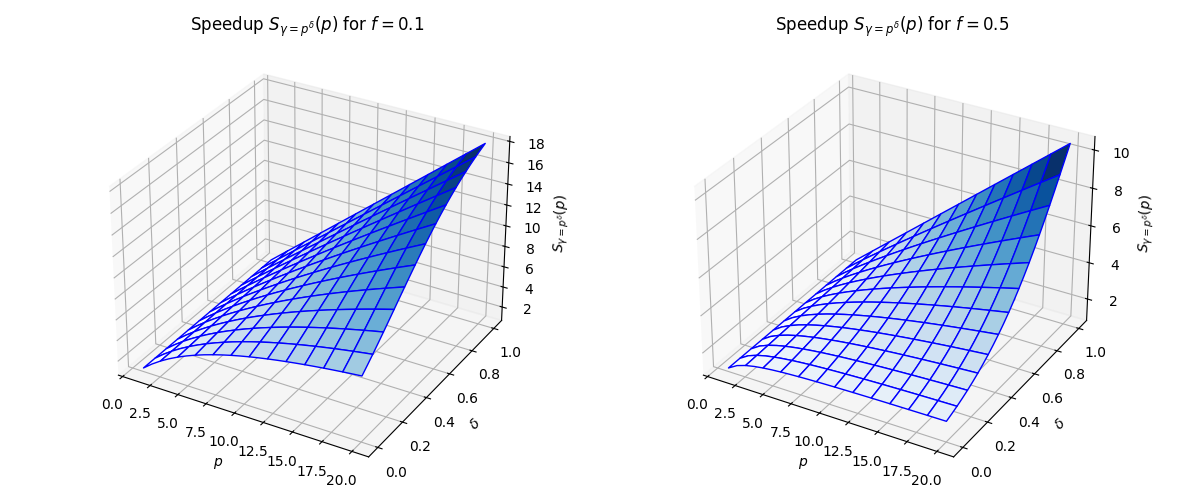

This chart was generated by the following Python code:
import numpy as np
import matplotlib.pyplot as plt
from mpl_toolkits.mplot3d import Axes3D
from typing import Optional


# Speedup function
def speedup(p: np.ndarray, f: float, delta: np.ndarray) -> np.ndarray:
    return (f + (1 - f) * p**delta) / (f + (1 - f) * p ** (delta - 1))


p_values: np.ndarray = np.linspace(1, 20, 25)
delta_values: np.ndarray = np.linspace(0, 1, 25)

P: np.ndarray
Delta: np.ndarray
P, Delta = np.meshgrid(p_values, delta_values)

# Compute speedup for f = 0.1 and f = 0.5
S_01: np.ndarray = speedup(P, f=0.1, delta=Delta)
S_05: np.ndarray = speedup(P, f=0.5, delta=Delta)

# Plotting the graphs
fig: plt.Figure = plt.figure(figsize=(12, 5))

# First subplot for f = 0.1
ax1: Axes3D = fig.add_subplot(121, projection="3d")
ax1.plot_surface(P, Delta, S_01, cmap="Blues", edgecolor="blue", rcount=20, ccount=20)
ax1.set_xlabel(r"$p$")
ax1.set_ylabel(r"$\delta$")
ax1.set_zlabel(r"$S_{\gamma = p^\delta}(p)$")
ax1.set_title(r"Speedup $S_{\gamma=p^\delta}(p)$ for $f=0.1$")

# Second subplot for f = 0.5
ax2: Axes3D = fig.add_subplot(122, projection="3d")
ax2.plot_surface(P, Delta, S_05, cmap="Blues", edgecolor="blue", rcount=20, ccount=20)
ax2.set_xlabel(r"$p$")
ax2.set_ylabel(r"$\delta$")
ax2.set_zlabel(r"$S_{\gamma = p^\delta}(p)$")
ax2.set_title(r"Speedup $S_{\gamma=p^\delta}(p)$ for $f=0.5$")

# Show plots
plt.tight_layout()
plt.show()
